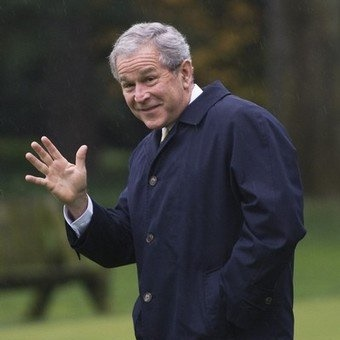
#> input picture georgy.jpg, 340 x 340 px
$ python space_net.py
#> lines starting #> are read from the running program, lines starting #| are printed output that depends on the picture
#!/usr/bin/env python3


import sys
import time
import random
from PIL import Image

sat_distance = 2

while True:
    #if sat distance is less than 3 units engage capture sequence. Let's hope this works boss.
    if sat_distance < 3:
        print("engaging capture sequence...")
        time.sleep(1)
        print("opening net hatch...")
        time.sleep(1)
        print("locking on to target...")
        time.sleep(1)
        for i in range(random.randint(1,15)):
            print("steady...")
            time.sleep(.1)
        print("FIRE NET")
        firing = random.randint(1,10)
        while firing != 1:
            firing = random.randint(1,50)
            print("we missed, relaunching assault")
            time.sleep(.1)
        print("Ladies and gentlemen. We got him.")
        img = Image.open("georgy.jpg")
#> img is the input picture: PIL image 340x340 RGB; mean R, G, B 61.6, 61.7, 57.1
        for i in range (0,random.randint(10,100)):
            img.rotate(int(15*i)).show()
            time.sleep(.2)
#> this loop made 21 passes
#> pass 2, `img.rotate(int(15*i)).show()`:
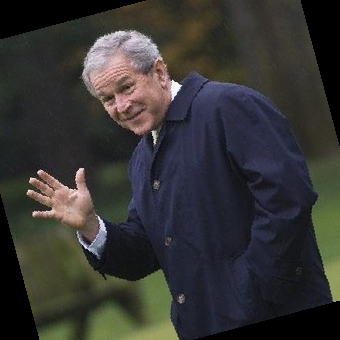
#> shown: PIL image 340x340 RGB; mean R, G, B 53.1, 52.4, 50.8
            # img.close()


        time.sleep(10)
        sat_distance = random.randint(1,255)
    else:
        print("We're too far away. Moving closer...")
        sat_distance = sat_distance - 1
